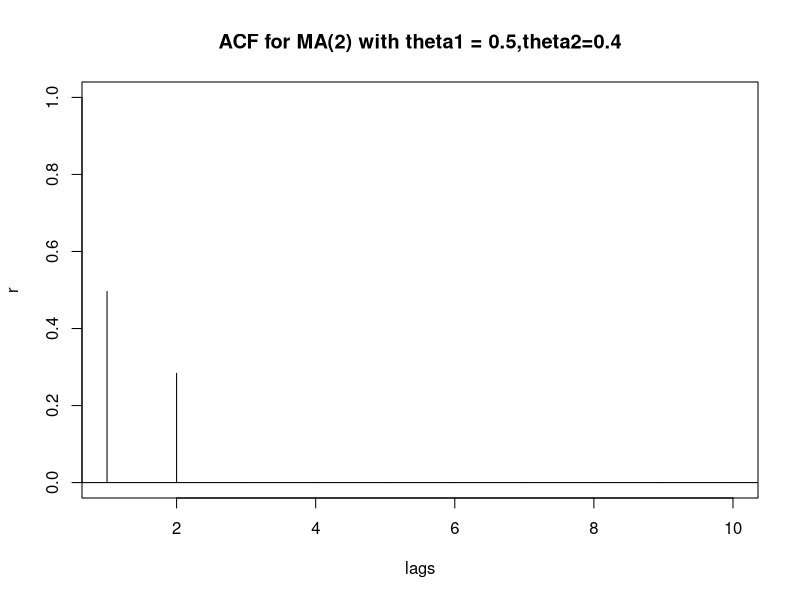
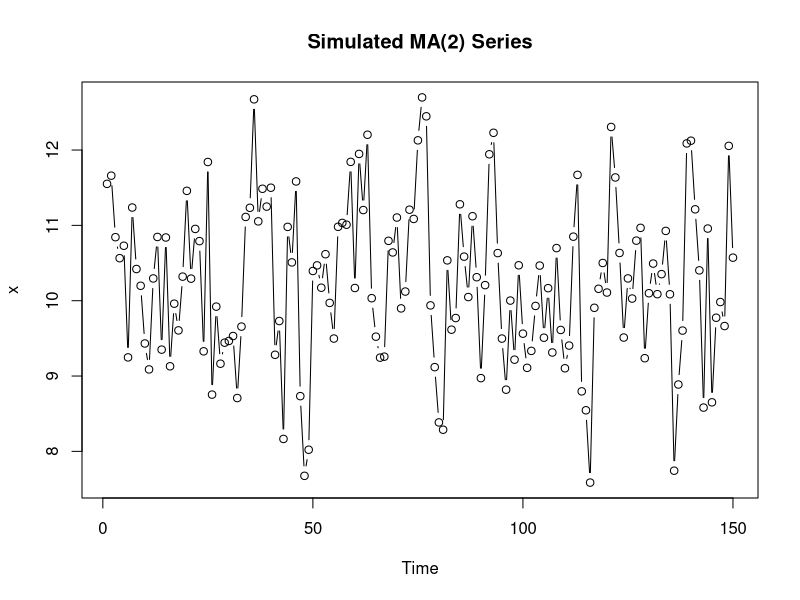
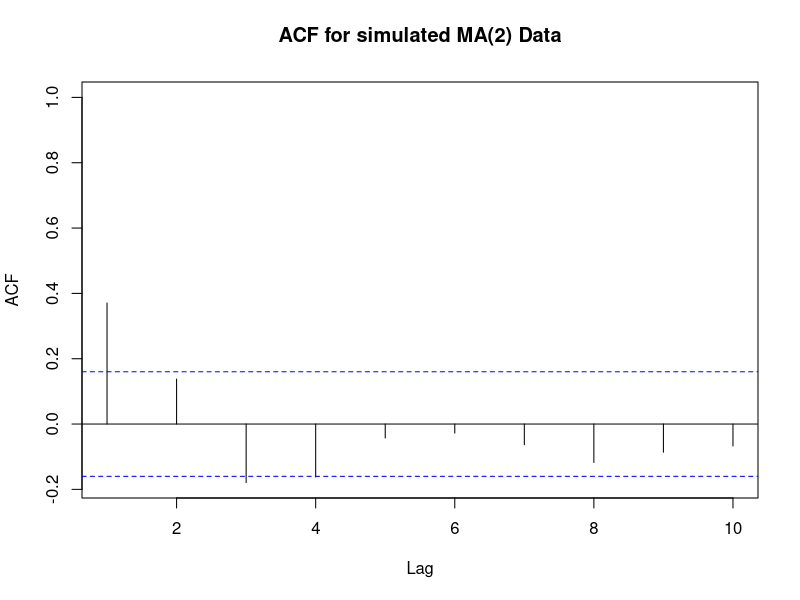
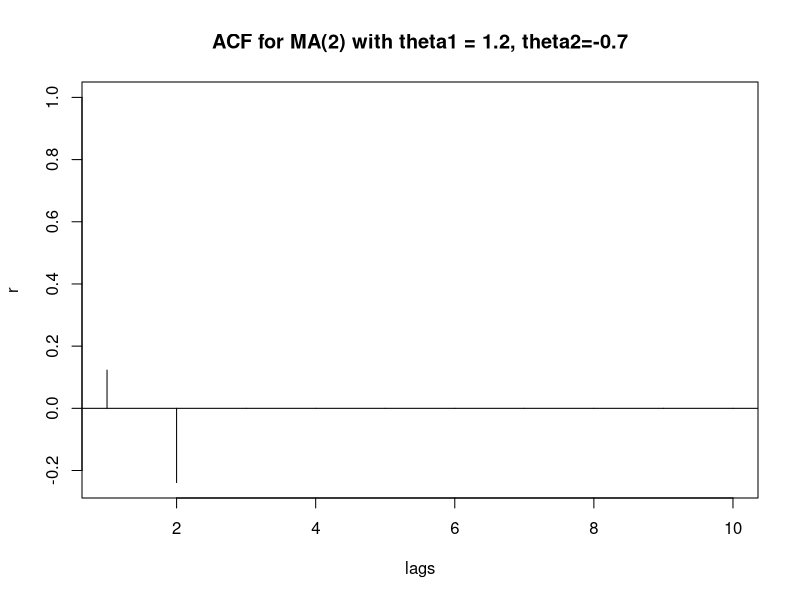
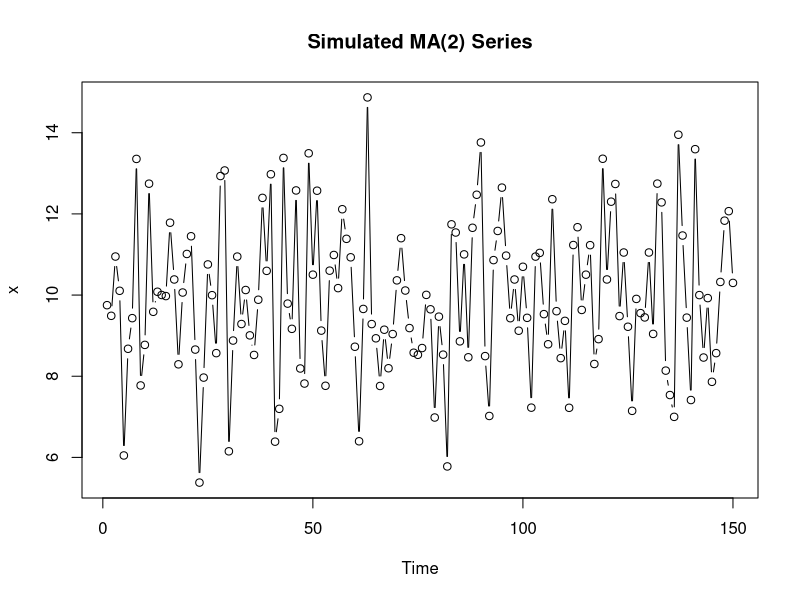
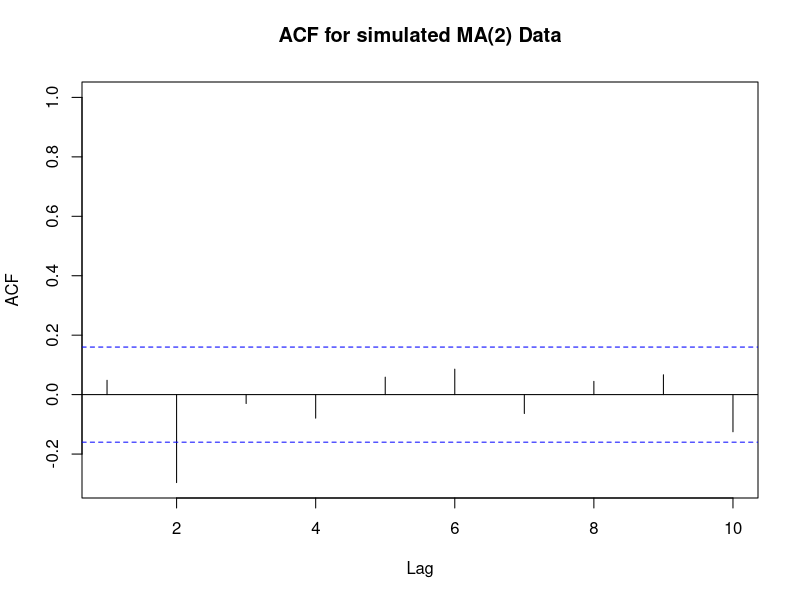
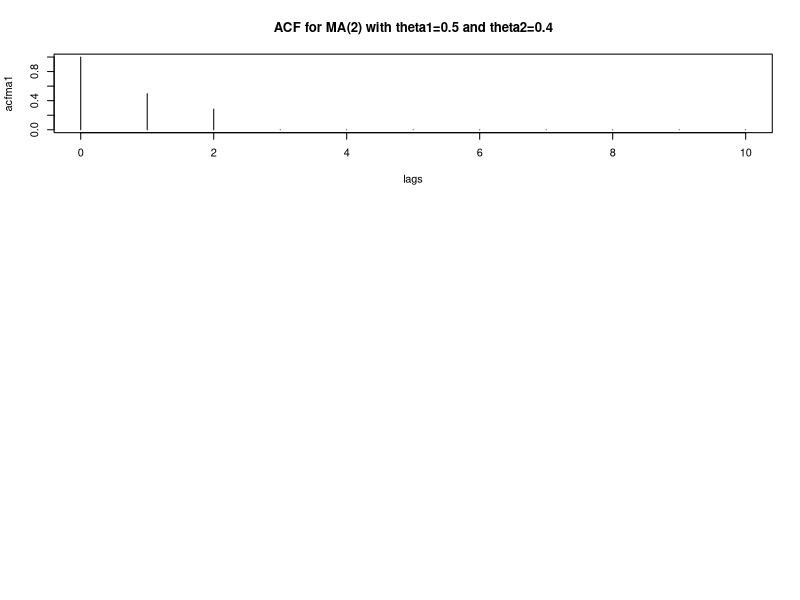
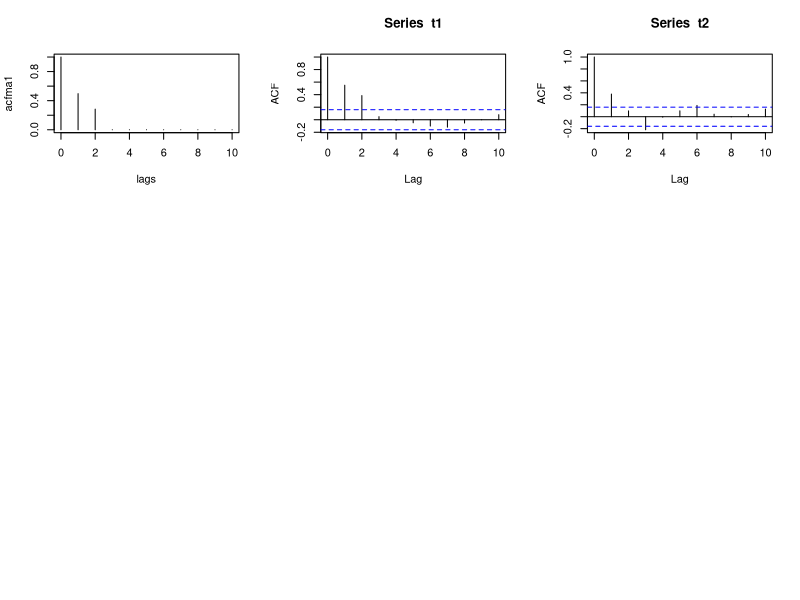

Generate these figures, in order, with R:
## ---- chunk 1
#install.packages("knite")
#setwd("C:/Program Files/R/R-4.1.2/library")
#update.packages()
#update.packages(checkBuilt=TRUE, ask=FALSE)
## ---- chunk 2
acfma2=ARMAacf(ma=c(0.5,0.4), lag.max=10) # 10 lags of ACF for MA(2) with theta1 = 0.5 theta2 = 0.4
acfma2
## ---- chunk 3

## ---- chunk 4
lags=0:10                       #creates a variable named lags that ranges from 0 to 10.
plot(lags,acfma2,xlim=c(1,10), ylab="r",type="h", main = "ACF for MA(2) with theta1 = 0.5,theta2=0.4")
abline(h=0)                     #adds a horizontal axis to the plot
## ---- chunk 5
xc=arima.sim(n=150, list(ma=c(0.5, 0.4)))
x=xc+10               # adds 10 to make mean = 10. Simulation defaults to mean = 0.
plot(x, type="b", main = "Simulated MA(2) Series")
## ---- chunk 6
acf(x, xlim=c(1,10), main="ACF for simulated MA(2) Data")
## ---- chunk 7
acfma2=ARMAacf(ma=c(1.2,-0.7), lag.max=10) # 10 lags of ACF for MA(2) with theta1 = 0.5 theta2 = 0.4
acfma2
## ---- chunk 8
lags=0:10                       #creates a variable named lags that ranges from 0 to 10.
plot(lags,acfma2,xlim=c(1,10), ylab="r",type="h", main = "ACF for MA(2) with theta1 = 1.2, theta2=-0.7")
abline(h=0)                     #adds a horizontal axis to the plot
## ---- chunk 9
xc=arima.sim(n=150, list(ma=c(1.2,-0.7)))
x=xc+10               # adds 10 to make mean = 10. Simulation defaults to mean = 0.
plot(x, type="b", main = "Simulated MA(2) Series")
## ---- chunk 10
acf(x, xlim=c(1,10), main="ACF for simulated MA(2) Data")
## ---- chunk 11
par(mfrow=c(3,1))
acfma1 <- ARMAacf(ma=c(0.5,0.4),lag.max=10)
lags <- 0:10
plot(lags,acfma1,type="h",main="ACF for MA(2) with theta1=0.5 and theta2=0.4")

## ---- chunk 12
par(mfrow=c(3,3))
acfma1 <- ARMAacf(ma=c(0.5,0.4),lag.max=10)
lags <- 0:10
plot(lags,acfma1,type="h")
t1 <- arima.sim(n = 150, list(ma = c(0.5, 0.4)))
t2 <- arima.sim(n = 150, list(ma = c(0.5, 0.4)))
acf(t1,lag.max=10)
acf(t2,lag.max=10)
## ---- chunk 13
par(mfrow=c(3,1))
lags <- 0:10
acfma2 <- ARMAacf(ma=c(1.2,-.7),lag.max=10)
plot(lags,acfma2,type="h",main="ACF for MA(2) with theta1=1.2 and theta2=-0.7")
## ---- chunk 14
par(mfrow=c(3,3))
lags <- 0:10
acfma2 <- ARMAacf(ma=c(1.2,-.7),lag.max=10)
plot(lags,acfma2,type="h")
t1 <- arima.sim(n = 150, list(ma = c(1.2, -0.7)))
t2 <- arima.sim(n = 150, list(ma = c(1.2, -0.7)))
acf(t1,lag.max=10)
acf(t2,lag.max=10)
plot(lags,acfma2,type="h")
